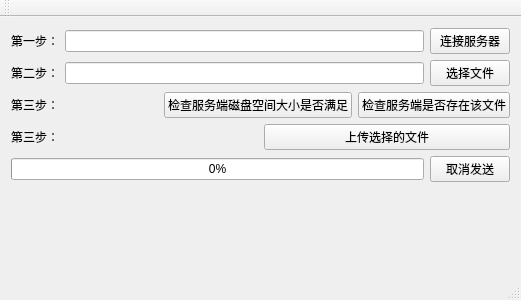
<?xml version="1.0" encoding="UTF-8"?>
<ui version="4.0">
 <class>MainWindow</class>
 <widget class="QMainWindow" name="MainWindow">
  <property name="geometry">
   <rect>
    <x>0</x>
    <y>0</y>
    <width>521</width>
    <height>300</height>
   </rect>
  </property>
  <property name="windowTitle">
   <string>MainWindow</string>
  </property>
  <widget class="QWidget" name="centralWidget">
   <layout class="QVBoxLayout" name="verticalLayout">
    <item>
     <layout class="QHBoxLayout" name="horizontalLayout_2">
      <item>
       <widget class="QLabel" name="label">
        <property name="text">
         <string>第一步：</string>
        </property>
       </widget>
      </item>
      <item>
       <widget class="QLineEdit" name="server_port"/>
      </item>
      <item>
       <widget class="QPushButton" name="btn_connect">
        <property name="text">
         <string>连接服务器</string>
        </property>
       </widget>
      </item>
     </layout>
    </item>
    <item>
     <layout class="QHBoxLayout" name="horizontalLayout_3">
      <item>
       <widget class="QLabel" name="label_2">
        <property name="text">
         <string>第二步：</string>
        </property>
       </widget>
      </item>
      <item>
       <layout class="QHBoxLayout" name="horizontalLayout">
        <item>
         <widget class="QLineEdit" name="lineEdit"/>
        </item>
        <item>
         <widget class="QPushButton" name="btn_selectFile">
          <property name="text">
           <string>选择文件</string>
          </property>
         </widget>
        </item>
       </layout>
      </item>
     </layout>
    </item>
    <item>
     <layout class="QHBoxLayout" name="horizontalLayout_6">
      <item>
       <widget class="QLabel" name="label_4">
        <property name="text">
         <string>第三步：</string>
        </property>
       </widget>
      </item>
      <item>
       <widget class="QPushButton" name="btn_freeDiskCheck">
        <property name="text">
         <string>检查服务端磁盘空间大小是否满足</string>
        </property>
       </widget>
      </item>
      <item>
       <widget class="QPushButton" name="btn_isExistFile">
        <property name="text">
         <string>检查服务端是否存在该文件</string>
        </property>
       </widget>
      </item>
     </layout>
    </item>
    <item>
     <layout class="QHBoxLayout" name="horizontalLayout_4">
      <item>
       <widget class="QLabel" name="label_3">
        <property name="text">
         <string>第三步：</string>
        </property>
       </widget>
      </item>
      <item>
       <widget class="QPushButton" name="btn_upFile">
        <property name="text">
         <string>上传选择的文件</string>
        </property>
       </widget>
      </item>
     </layout>
    </item>
    <item>
     <layout class="QHBoxLayout" name="horizontalLayout_5">
      <item>
       <widget class="QProgressBar" name="progressBar">
        <property name="maximum">
         <number>100</number>
        </property>
        <property name="value">
         <number>0</number>
        </property>
       </widget>
      </item>
      <item>
       <widget class="QPushButton" name="btn_cancel">
        <property name="text">
         <string>取消发送</string>
        </property>
       </widget>
      </item>
     </layout>
    </item>
    <item>
     <spacer name="verticalSpacer">
      <property name="orientation">
       <enum>Qt::Vertical</enum>
      </property>
      <property name="sizeHint" stdset="0">
       <size>
        <width>20</width>
        <height>85</height>
       </size>
      </property>
     </spacer>
    </item>
   </layout>
  </widget>
  <widget class="QMenuBar" name="menuBar">
   <property name="geometry">
    <rect>
     <x>0</x>
     <y>0</y>
     <width>521</width>
     <height>24</height>
    </rect>
   </property>
  </widget>
  <widget class="QToolBar" name="mainToolBar">
   <attribute name="toolBarArea">
    <enum>TopToolBarArea</enum>
   </attribute>
   <attribute name="toolBarBreak">
    <bool>false</bool>
   </attribute>
  </widget>
  <widget class="QStatusBar" name="statusBar"/>
 </widget>
 <layoutdefault spacing="6" margin="11"/>
 <resources/>
 <connections/>
</ui>
